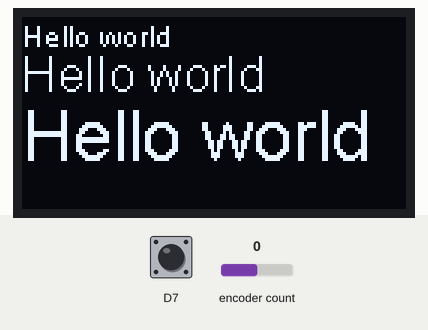
Recording of a program running on a simulated ESP8266 (NodeMCU). Shown: 128×64 one-colour display. The inputs (shaded band) are chosen by the test bench; at power-on: D7 HIGH, encoder count 0. WiFi joins after 1.5 s; servers stay silent unless stated; what the program prints to the serial monitor is not drawn.

Above: at 2.8 s.
2.9 s: D7 pulled LOW for 0.15 s
4.5 s: encoder count set to 1
At 4.9 s:
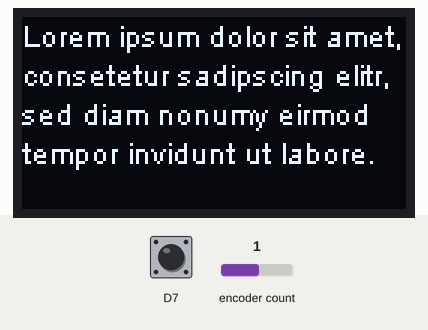
6.0 s: encoder count set to 2
At 7.2 s:
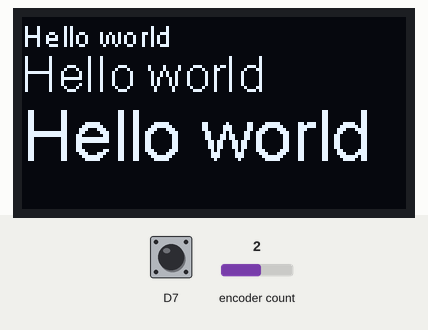
7.5 s: encoder count set to 3
At 8.5 s:
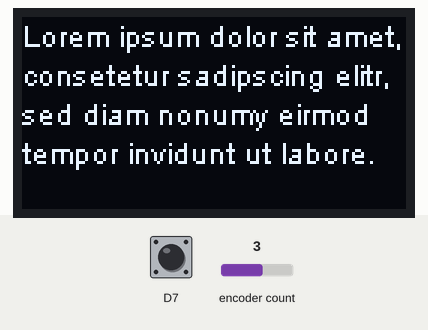
9.0 s: encoder count set to 4
At 9.6 s:
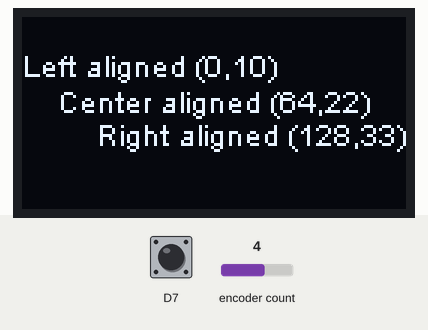
10.5 s: encoder count set to 5
At 12.0 s:
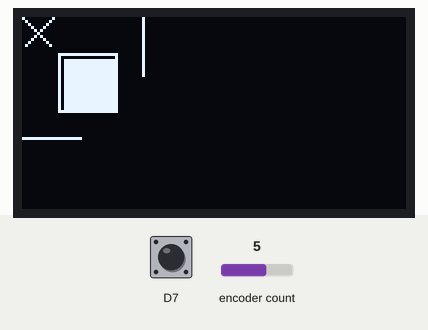
Timing chart, 0 to 13.0 s (numbered marks = the images above; inputs shaded):
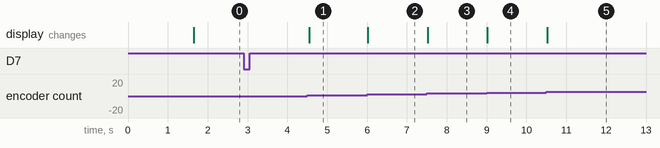

The program:

main.cpp
```cpp
// WiFi includes
#include <ESP8266WiFi.h>

// OTA Includes
#include <ota.h>
#include <display2.h>

const char* ssid = "losers"; // Rellena con el nombre de tu red WiFi
const char* password = "chippassfortest"; // Rellena con la contraseña de tu red WiFi

#include <Encoder.h>


// Include the correct display library
// For a connection via I2C using Wire include
#include <Wire.h>  // Only needed for Arduino 1.6.5 and earlier
#include "SSD1306Wire.h" // legacy include: `#include "SSD1306.h"`
#include "images.h"


// Initialize the OLED display using Wire library
SSD1306Wire display(0x3c, D4, D5);


// Object for my classes:
ota ota;
display2 dp2;


// Menus:
#define DEMO_DURATION 3000
typedef void (*Demo)(void);
int demoMode = 0;
int counter = 1;
int newMode = 0;


// Encoder vars:
Encoder myEnc(D1, D2);
long oldPosition  = -999;
boolean isButtonPressed = false;
long lastUpdateMillis = 0;


void drawFontFaceDemo() {
    // Font Demo1
    // create more fonts at http://oleddisplay.squix.ch/
    display.setTextAlignment(TEXT_ALIGN_LEFT);
    display.setFont(ArialMT_Plain_10);
    display.drawString(0, 0, "Hello world");
    display.setFont(ArialMT_Plain_16);
    display.drawString(0, 10, "Hello world");
    display.setFont(ArialMT_Plain_24);
    display.drawString(0, 26, "Hello world");
}

void drawTextFlowDemo() {
    display.setFont(ArialMT_Plain_10);
    display.setTextAlignment(TEXT_ALIGN_LEFT);
    display.drawStringMaxWidth(0, 0, 128,
      "Lorem ipsum\n dolor sit amet, consetetur sadipscing elitr, sed diam nonumy eirmod tempor invidunt ut labore." );
}

void drawTextAlignmentDemo() {
    // Text alignment demo
  display.setFont(ArialMT_Plain_10);

  // The coordinates define the left starting point of the text
  display.setTextAlignment(TEXT_ALIGN_LEFT);
  display.drawString(0, 10, "Left aligned (0,10)");

  // The coordinates define the center of the text
  display.setTextAlignment(TEXT_ALIGN_CENTER);
  display.drawString(64, 22, "Center aligned (64,22)");

  // The coordinates define the right end of the text
  display.setTextAlignment(TEXT_ALIGN_RIGHT);
  display.drawString(128, 33, "Right aligned (128,33)");
}

void drawRectDemo() {
      // Draw a pixel at given position
    for (int i = 0; i < 10; i++) {
      display.setPixel(i, i);
      display.setPixel(10 - i, i);
    }
    display.drawRect(12, 12, 20, 20);

    // Fill the rectangle
    display.fillRect(14, 14, 17, 17);

    // Draw a line horizontally
    display.drawHorizontalLine(0, 40, 20);

    // Draw a line horizontally
    display.drawVerticalLine(40, 0, 20);
}

void drawCircleDemo() {
  for (int i=1; i < 8; i++) {
    display.setColor(WHITE);
    display.drawCircle(32, 32, i*3);
    if (i % 2 == 0) {
      display.setColor(BLACK);
    }
    display.fillCircle(96, 32, 32 - i* 3);
  }
}

void drawProgressBarDemo() {
  int progress = (counter / 5) % 100;
  // draw the progress bar
  display.drawProgressBar(0, 32, 120, 10, progress);

  // draw the percentage as String
  display.setTextAlignment(TEXT_ALIGN_CENTER);
  display.drawString(64, 15, String(progress) + "%");

}

void drawImageDemo() {
    // see http://blog.squix.org/2015/05/esp8266-nodemcu-how-to-create-xbm.html
    // on how to create xbm files
    display.drawXbm(34, 14, WiFi_Logo_width, WiFi_Logo_height, WiFi_Logo_bits);
}


Demo demos[] = {drawFontFaceDemo, drawTextFlowDemo, drawTextAlignmentDemo, drawRectDemo, drawCircleDemo, drawProgressBarDemo, drawImageDemo};
int demoLength = (sizeof(demos) / sizeof(Demo));
long timeSinceLastModeSwitch = 0;


void handleKey() {
  isButtonPressed = true;
  //myEnc.write(0);
  //newMode = 0;
  Serial.println("Pressed!");
}


void setup() {

  Serial.begin(115200);
  delay(100);


  WiFi.begin ( ssid, password );
  // Wait for connection
  while ( WiFi.status() != WL_CONNECTED ) {
    delay ( 10 );
  }


  Serial.println("");
  Serial.println("WiFi connected");
  Serial.println("IP address: ");
  Serial.println(WiFi.localIP());

  // Initialising the UI will init the display too.
  display.init();
  display.flipScreenVertically();
  display.setContrast(10);
  display.setFont(ArialMT_Plain_10);

  ota.init(&display);
  dp2.init(&display);


  //Configure encoder:

  pinMode(D7, INPUT_PULLUP);
  attachInterrupt(D7, handleKey, RISING);

}

void loop() {
  ota.handle();

  // Read encoders:
  long newPosition = myEnc.read();
  if (newPosition != oldPosition) {
        oldPosition = newPosition;

        if (newPosition >= 40){
          newPosition = 40;
          myEnc.write(40);
        }
        if (newPosition <= 0){
          newPosition = 0;
          myEnc.write(0);
        }

        Serial.printf("\nMemoria libre en el ESP8266: %d Bytes\n\n",ESP.getFreeHeap());
        Serial.println(newPosition);

      // software debounce
      if (isButtonPressed && millis() - lastUpdateMillis > 50) {
        isButtonPressed = false;
        lastUpdateMillis = millis();
        // Reset the counter
        myEnc.write(0);
      }

      // clear the display
      display.clear();
      // draw the current demo method
      demos[demoMode]();

      display.setTextAlignment(TEXT_ALIGN_RIGHT);
      display.drawString(10, 128, String(millis()));
      // write the buffer to the display
      display.display();

      // if (millis() - timeSinceLastModeSwitch > DEMO_DURATION) {
      //   demoMode = (demoMode + 1)  % demoLength;
      //   timeSinceLastModeSwitch = millis();
      // }

      if (newPosition%4 == 0) {
        //demoMode = (demoMode + 1)  % demoLength;
        newMode = (newPosition/4);
        demoMode = newMode % demoLength;
        timeSinceLastModeSwitch = millis();
      }


  }
  counter++;
  delay(10);


}
```

Source omitted: images.h (data table, 2209 bytes)

Measured:
- after the input at 2.9 s, every drawn part: stays the same
- after the input at 4.5 s, the display: changes after 0.05 s (image 1)
- after the input at 6.0 s, the display: changes at once (image 2)
- after the input at 7.5 s, the display: changes at once (image 3)
- after the input at 9.0 s, the display: changes at once (image 4)
- after the input at 10.5 s, the display: changes at once (image 5)
